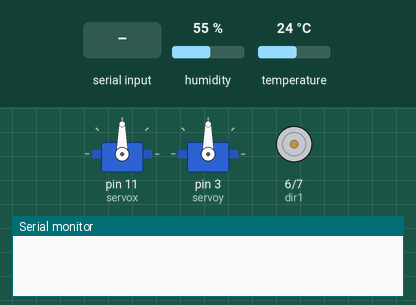
Bench run of a sketch on a simulated Arduino Uno, built with avr-gcc and run on an emulated ATmega328P. Shown: 2 × servo, motor-driver pin pairs drawn as motors (green arrow = first pin HIGH = forward, orange = second pin HIGH = backward, longer = more drive, scaled by the enable pin), the last lines printed to the serial monitor. The test bench sets the inputs (shaded band); at power-on: humidity 55 %, temperature 24 °C.

Above: at 1.2 s.
1.3 s: "90,45\n" received over Serial
At 3.5 s:
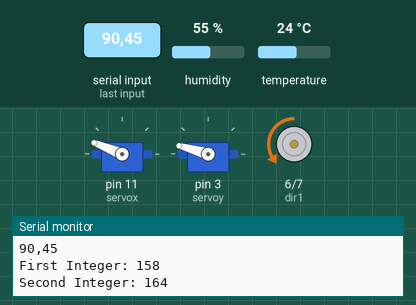
3.8 s: "5\n" received over Serial
At 5.5 s:
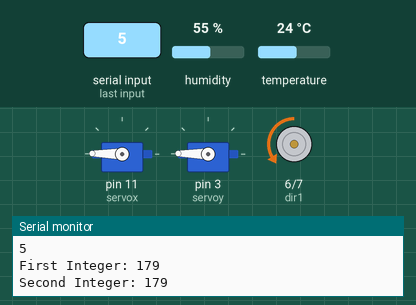
6.3 s: "1,90,45\n" received over Serial
At 8.5 s:
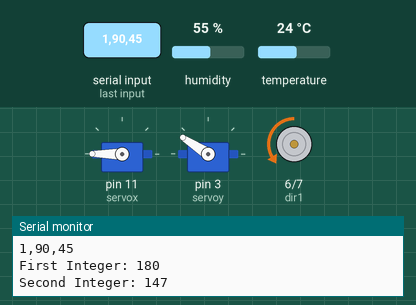
8.8 s: "30,150\n" received over Serial
At 10.5 s:
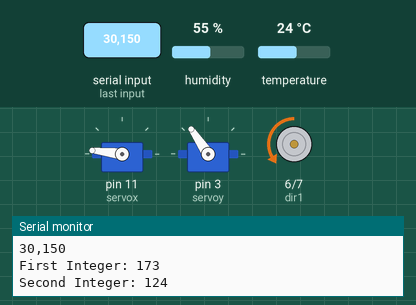
11.3 s: "90\n" received over Serial
At 13.5 s:
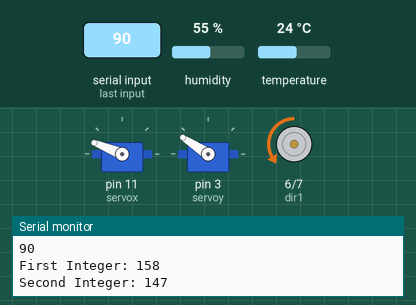
13.8 s: "200\n" received over Serial
At 15.5 s:
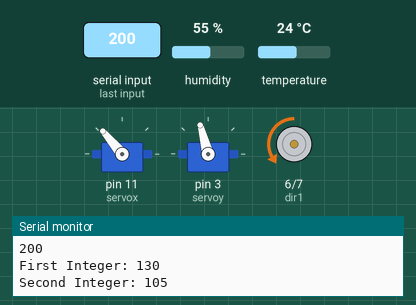
Timing chart, 0 to 17.0 s (numbered marks = the images above; inputs shaded):
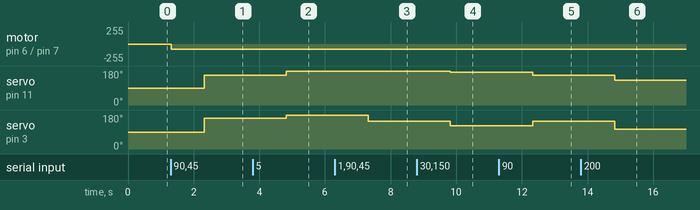

Measured:
- after the input at 1.3 s, motor on pin 6 (dir1) / pin 7 (dir2): stopped → backward 75/255 at once; servo on pin 11 (servox): 90° → 158° after 1.0 s; servo on pin 3 (servoy): 90° → 164° after 1.0 s
- after the input at 3.8 s, servo on pin 11 (servox): 158° → 179° after 1.0 s; servo on pin 3 (servoy): 164° → 179° after 1.0 s
- after the input at 6.3 s, servo on pin 11 (servox): 179° → 180° after 1.0 s; servo on pin 3 (servoy): 179° → 147° after 1.0 s
- after the input at 8.8 s, servo on pin 11 (servox): 180° → 173° after 1.0 s; servo on pin 3 (servoy): 147° → 124° after 1.0 s
- after the input at 11.3 s, servo on pin 11 (servox): 173° → 158° after 1.0 s; servo on pin 3 (servoy): 124° → 147° after 1.0 s
- after the input at 13.8 s, servo on pin 11 (servox): 158° → 130° after 1.0 s; servo on pin 3 (servoy): 147° → 105° after 1.0 s

The sketch:

Arduino.ino
```cpp
#include <DHT.h>
#define Type DHT11
int sensepin=A0;
DHT HT(sensepin,Type);
float tempC;

#include <Servo.h>
String inputString;
int dir1=6;
int dir2=7;
int servox=11;
int servoy=3;
int motorspeed=9;
float speed;

Servo left_right;
Servo up_down;

void setup()
{pinMode(dir1,OUTPUT);
pinMode(dir2,OUTPUT);
pinMode(sensepin,INPUT);
pinMode(servox,OUTPUT);
pinMode(servoy,OUTPUT);

  left_right.attach(servox);
  up_down.attach(servoy);
  Serial.begin(9600);
  HT.begin();
}


void loop()
{
  while(Serial.available())
  {tempC=HT.readTemperature();
  if (tempC<=24){

digitalWrite(dir1,LOW);
digitalWrite(dir2,HIGH);
analogWrite(motorspeed,75);

  }

  else{
speed=255+20*(tempC-29);

digitalWrite(dir1,LOW);
digitalWrite(dir2,HIGH);
analogWrite(motorspeed,speed);
  }

    inputString = Serial.readStringUntil('\r');
    Serial.println(inputString);
    int x_axis = inputString.substring(0, inputString.indexOf(',')).toInt();
    int y_axis = inputString.substring(inputString.indexOf(',') + 1).toInt();

    int y = map(y_axis, 0, 480, 180, 0);
    int x = map(x_axis, 0, 720, 180, 0);
    left_right.write(x);
    up_down.write(y);
    // Print the parsed values
    Serial.print("First Integer: ");
    Serial.println(x);
    Serial.print("Second Integer: ");
    Serial.println(y);
  }
}
```
